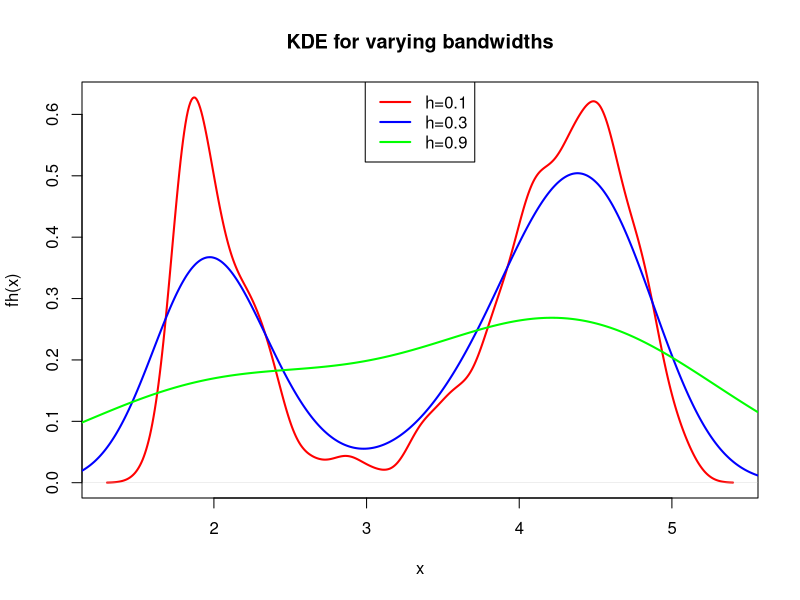
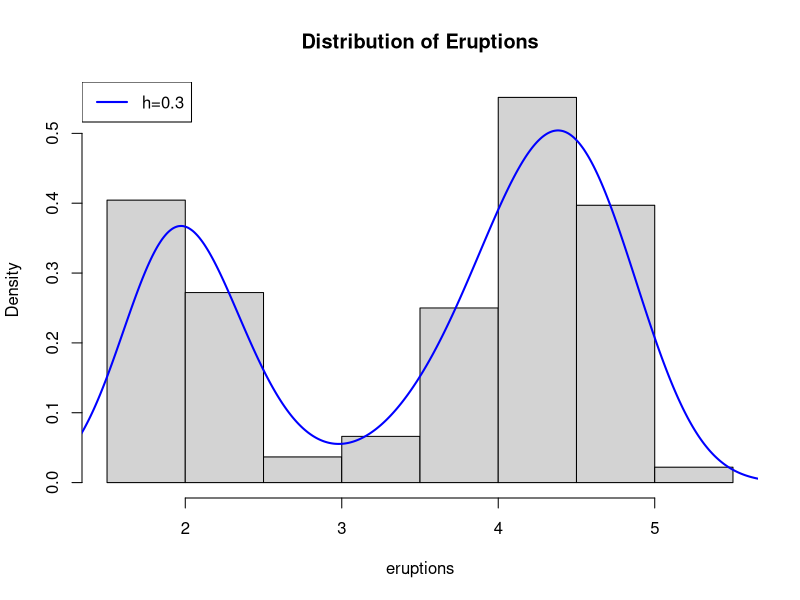
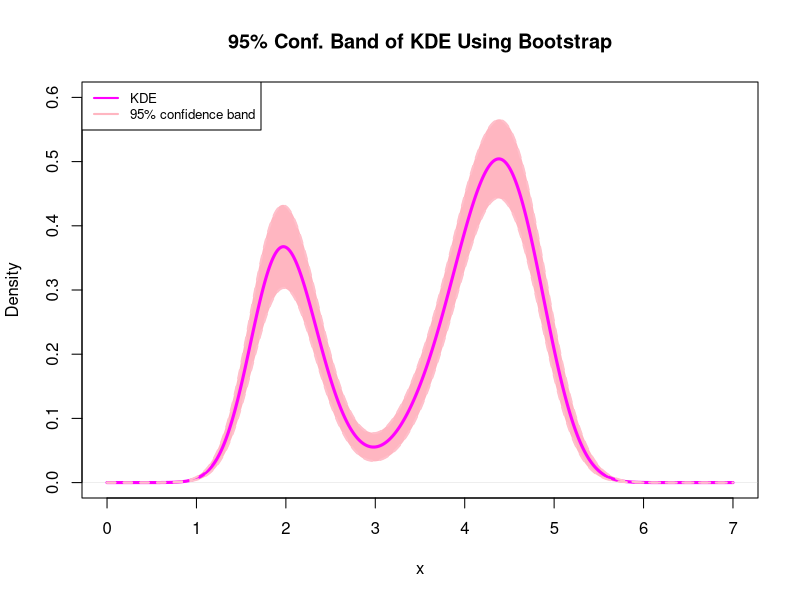

These figures' R source, in order:
# Problem 2-- Analyzing eruptions from faithful dataset
eruptions = faithful$eruptions
h_values = c(0.1, 0.3, 0.9)

# a
# Using R's density function to form KDEs
kde_1 = density(eruptions, bw = 0.1)
kde_2 = density(eruptions, bw = 0.3)
kde_3 = density(eruptions, bw = 0.9)
# Plot to compare effects of different bandwidths
plot(kde_1, lwd=2, col="red", main = "KDE for varying bandwidths",
     xlab="x", ylab="fh(x)")
lines(kde_2, lwd=2, col="blue")
lines(kde_3, lwd=2, col="green")
legend("top", col=c("red", "blue", "green"), c("h=0.1", "h=0.3", "h=0.9"), lwd=2)

# b
# Compare KDE w/ h=0.3 to histogram
hist(eruptions, main ="Distribution of Eruptions", probability=T)
lines(kde_2, lwd=2, col="blue")
legend("topleft", col=c("blue"), c("h=0.3"), lwd=2)

# c
# Construct confidence band for KDE w/ h=0.3
h = 0.3
kde = density(eruptions, bw=h, from=0, to=7, n=1000)
n = length(eruptions)
B = 10000
dens_grid_BT = matrix(NA, nrow=B, ncol=length(kde$x))
for (i in 1:B) {
  # BT sample for indices from original sample
  BT_i = sample(n, n, replace = T)
  sample_BT = eruptions[BT_i]
  # Construct KDE from BT sample
  kde_BT = density(sample_BT, bw=h, from=0, to=7, n=1000)
  # Find estimated density at each point in KDE
  dens_grid_BT[i,] = kde_BT$y
}
# Find BT variance and SE for each point in KDE grid
# Note that the diagonal of var(grid) will be the variance of the density at 
# each x point in the grid
dens_var = diag(var(dens_grid_BT))
dens_se = sqrt(dens_var)


plot(kde, lwd=2, col="magenta", main="95% Conf. Band of KDE Using Bootstrap", ylim=c(0,0.6),
     xlab="x", ylab="Density")
polygon(x=c(kde$x, rev(kde$x)), y=c(kde$y - qnorm(0.975)*dens_se, rev(kde$y + qnorm(0.975)*dens_se)),
        col="lightpink", border="lightpink")
# KDE
lines(kde, lwd=3, col="magenta")
# lower line
lines(x = kde$x, y=kde$y - qnorm(0.975)*dens_se, lwd=2, col="pink", lty="dashed")
# upper line
lines(x = kde$x, y=kde$y + qnorm(0.975)*dens_se,lwd=2, col="pink", lty="dashed")
legend("topleft", col=c("magenta", "lightpink"), legend=c("KDE", "95% confidence band"), 
       lwd=2, cex=0.8)


